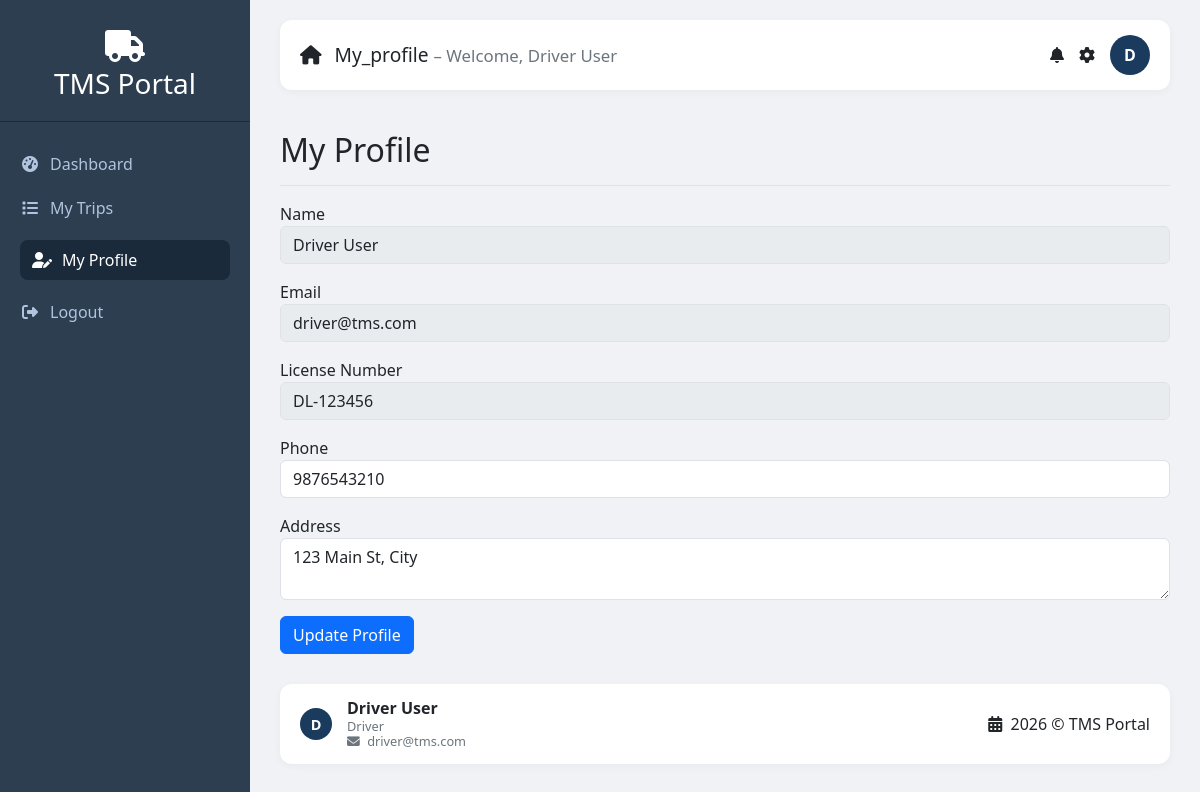
The app's page /driver/my_profile.php (signed in) with its own data.
### tables this page shows
CREATE TABLE `drivers` (
  `id` int(11) NOT NULL,
  `user_id` int(11) NOT NULL,
  `license_number` varchar(50) NOT NULL,
  `phone` varchar(20) DEFAULT NULL,
  `address` text DEFAULT NULL,
  `hire_date` date DEFAULT NULL,
  `license_expiry` date DEFAULT NULL,
  `status` enum('active','inactive') NOT NULL DEFAULT 'active',
  `created_at` timestamp NOT NULL DEFAULT current_timestamp(),
  `updated_at` timestamp NULL DEFAULT NULL ON UPDATE current_timestamp()
);

### includes/functions.php (called while the page is built, shortened)
<?php
require_once __DIR__ . '/../config/db.php';
function getDriverByUserId($user_id) {
    global $pdo;
    $stmt = $pdo->prepare("SELECT * FROM drivers WHERE user_id = ?");
    $stmt->execute([$user_id]);
    return $stmt->fetch();
}
?>

### driver/my_profile.php (the view, shortened to what this page needs)
<?php
require_once '../includes/header.php';
$driver = getDriverByUserId($_SESSION['user_id']);
?>
<div class="d-flex justify-content-between flex-wrap flex-md-nowrap align-items-center pt-3 pb-2 mb-3 border-bottom"><h1 class="h2">My Profile</h1></div>
<form method="POST">
    <div class="mb-3"><label>Name</label><input type="text" class="form-control" value="<?= htmlspecialchars($_SESSION['name']) ?>" disabled></div>
    <div class="mb-3"><label>Email</label><input type="email" class="form-control" value="<?= htmlspecialchars($_SESSION['email']) ?>" disabled></div>
    <div class="mb-3"><label>License Number</label><input type="text" class="form-control" value="<?= htmlspecialchars($driver['license_number']) ?>" disabled></div>
    <div class="mb-3"><label>Phone</label><input type="text" name="phone" class="form-control" value="<?= htmlspecialchars($driver['phone']) ?>"></div>
    <div class="mb-3"><label>Address</label><textarea name="address" class="form-control" rows="2"><?= htmlspecialchars($driver['address']) ?></textarea></div>
    <button type="submit" class="btn btn-primary">Update Profile</button>
</form>
<?php require_once '../includes/footer.php'; ?>

### includes/header.php (style rules this page uses)
* { margin: 0; padding: 0; box-sizing: border-box; }
body { background: #f0f2f5; font-family: 'Segoe UI', Tahoma, Geneva, Verdana, sans-serif; }

### records on screen
drivers: license_number "DL-123456", phone "9876543210", address "123 Main St, City"

### other values on screen
$item[0] "Dashboard"
$item[0] "My Trips"
$item[0] "My Profile"
$currentPage "My_profile"
$_SESSION['name'] "Driver User"
substr($_SESSION['name'], 0, 1) "D"
$_SESSION['role'] "Driver"
$_SESSION['email'] "driver@tms.com"
